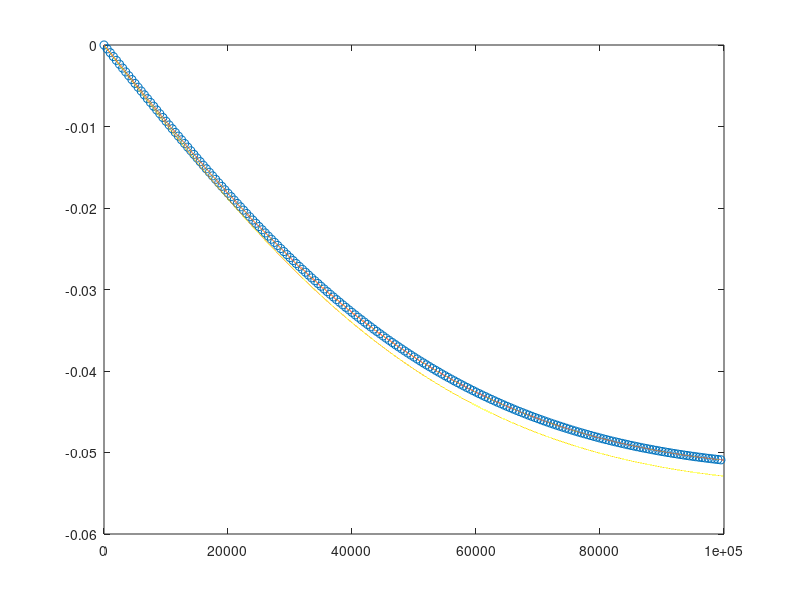

Source code (MATLAB):
W = 1e5;
T = 1/W;
mu = 5;
iter = 1000;

t = 10;
delta = 5;

iw = 1i*(2*(0:W-1)+1)*pi*T;
Fiw = randn(1,W);
Gsigma = ones(1,W) ./ (iw + mu);

Gexact = -(iw / (2*t^2)) .* (sqrt(conj(iw).*iw + (4*t^2+delta^2)*ones(1,W)) ./ sqrt(conj(iw).*iw + (delta^2)*ones(1,W))-ones(1,W));

for ii = 1:iter
    phi = delta*ones(1,W) + t^2*Fiw;
    
    Gsigmamagn2 = conj(Gsigma) .* Gsigma;
    phimagn2 = conj(phi) .* phi;
    
    GFdenom = 1 + phimagn2 .* Gsigmamagn2;
    
    Giw = Gsigma ./ GFdenom;
    
    Gsigma = ones(1,W) ./ (iw + mu - t^2 * Giw);
    
    Fiw = (phi .* Gsigmamagn2) ./ GFdenom;
    
    mean(mean(Giw))
    
end

figure
zpts = iw(1,1:500:end);
uvals = Giw(1,1:500:end);
plot(1:500:W,imag(uvals),'o')
hold on
plot(imag(Giw))
plot(imag(Gexact))